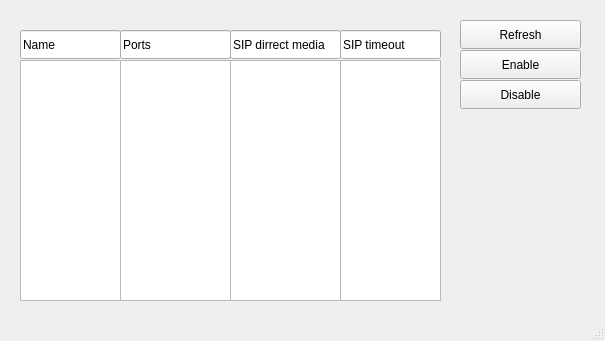
<?xml version="1.0" encoding="UTF-8"?>
<ui version="4.0">
 <class>MainWindow</class>
 <widget class="QMainWindow" name="MainWindow">
  <property name="geometry">
   <rect>
    <x>0</x>
    <y>0</y>
    <width>605</width>
    <height>341</height>
   </rect>
  </property>
  <property name="windowTitle">
   <string>Service ports</string>
  </property>
  <widget class="QWidget" name="centralwidget">
   <widget class="QLineEdit" name="version_2">
    <property name="geometry">
     <rect>
      <x>230</x>
      <y>30</y>
      <width>111</width>
      <height>29</height>
     </rect>
    </property>
    <property name="text">
     <string>SIP dirrect media</string>
    </property>
   </widget>
   <widget class="QListWidget" name="sipmediaField">
    <property name="geometry">
     <rect>
      <x>230</x>
      <y>60</y>
      <width>111</width>
      <height>241</height>
     </rect>
    </property>
   </widget>
   <widget class="QListWidget" name="siptimeField">
    <property name="geometry">
     <rect>
      <x>340</x>
      <y>60</y>
      <width>101</width>
      <height>241</height>
     </rect>
    </property>
   </widget>
   <widget class="QListWidget" name="nameField">
    <property name="geometry">
     <rect>
      <x>20</x>
      <y>60</y>
      <width>101</width>
      <height>241</height>
     </rect>
    </property>
   </widget>
   <widget class="QPushButton" name="enableButton">
    <property name="geometry">
     <rect>
      <x>460</x>
      <y>50</y>
      <width>121</width>
      <height>29</height>
     </rect>
    </property>
    <property name="text">
     <string>Enable</string>
    </property>
   </widget>
   <widget class="QLineEdit" name="package_2">
    <property name="geometry">
     <rect>
      <x>20</x>
      <y>30</y>
      <width>101</width>
      <height>29</height>
     </rect>
    </property>
    <property name="text">
     <string>Name</string>
    </property>
   </widget>
   <widget class="QLineEdit" name="version_3">
    <property name="geometry">
     <rect>
      <x>340</x>
      <y>30</y>
      <width>101</width>
      <height>29</height>
     </rect>
    </property>
    <property name="text">
     <string>SIP timeout</string>
    </property>
   </widget>
   <widget class="QLineEdit" name="version">
    <property name="geometry">
     <rect>
      <x>120</x>
      <y>30</y>
      <width>111</width>
      <height>29</height>
     </rect>
    </property>
    <property name="text">
     <string>Ports</string>
    </property>
   </widget>
   <widget class="QPushButton" name="disableButton">
    <property name="geometry">
     <rect>
      <x>460</x>
      <y>80</y>
      <width>121</width>
      <height>29</height>
     </rect>
    </property>
    <property name="text">
     <string>Disable</string>
    </property>
   </widget>
   <widget class="QListWidget" name="portField">
    <property name="geometry">
     <rect>
      <x>120</x>
      <y>60</y>
      <width>111</width>
      <height>241</height>
     </rect>
    </property>
   </widget>
   <widget class="QPushButton" name="refreshButton">
    <property name="geometry">
     <rect>
      <x>460</x>
      <y>20</y>
      <width>121</width>
      <height>29</height>
     </rect>
    </property>
    <property name="text">
     <string>Refresh</string>
    </property>
   </widget>
  </widget>
  <widget class="QStatusBar" name="statusbar"/>
 </widget>
 <resources/>
 <connections/>
</ui>
